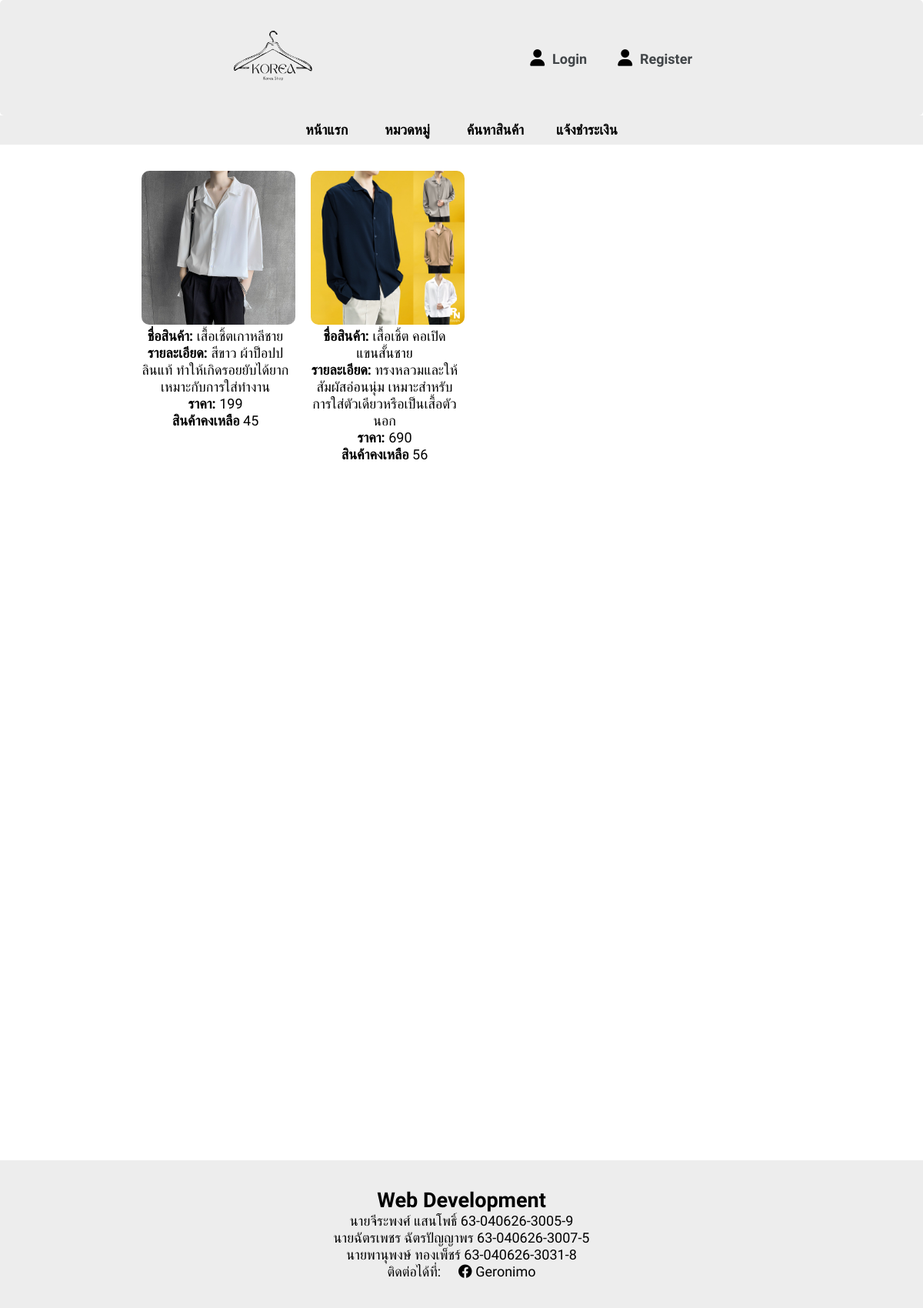
The page /detail.php?Category_ID=1 on the database its author committed.
### tables this page shows
CREATE TABLE `product` (
  `Product_ID` int(5) NOT NULL,
  `Product_name` varchar(100) NOT NULL,
  `Product_Desc` text NOT NULL,
  `Product_price` int(5) NOT NULL,
  `Product_quantity` int(5) NOT NULL,
  `Category_ID` int(5) DEFAULT NULL,
  `Discount_ID` int(11) DEFAULT NULL
);

### detail.php (the view, shortened to what this page needs)
<?php
    include "connect.php";
?>
<!DOCTYPE html>
<html >
<head>
    <link rel="stylesheet" href="https://cdnjs.cloudflare.com/ajax/libs/font-awesome/6.1.2/css/all.min.css" />
    <link href="sty_home.css" rel="stylesheet">
</head>
<?php
    $stmt = $pdo->prepare("SELECT * FROM product WHERE Category_ID = ?");
    $stmt->bindParam(1, $_GET["Category_ID"]);
    $stmt->execute();
?>
<body>
    <header class="top">
    <center>
<?php
        if(empty($_SESSION["username"])){
?>
            <div class="warp">
                <div>
                    <a href="home.php"><img src="img/logo.png" width="150" height="150"></a>
                </div>
                <ul>
                    <li><a id="login" href="login/login.php">Login</a></li>
                    <li><a id="register" href="register/register.php">Register</a></li>
                </ul>
            </div>
<?php   }
?>
    </center>
    </header>
    <nav class="menu">
    <table>
            <tr>
                <td><a href="home.php">หน้าแรก</a></td>
                <td><div class="dropdown">
                <button class="dropbtn">หมวดหมู่</button>
                </div></td>
                <td><a href="search.php">ค้นหาสินค้า</a></td>
                <td><a href="confirm-payment.php">แจ้งชำระเงิน</a></td>
            </tr>
        </table>
    </nav>
    <center>
    <section class="product">
<?php
        while($row = $stmt->fetch()){
?>
            <div class="product-item">
                <a href="detailproduct.php?Product_ID=<?=$row["Product_ID"]?>">
                    <img id="product-img" src='img/product/<?=$row["Product_ID"]?>.jpg' width="200">
                </a><br>
                <b>ชื่อสินค้า:</b> <?=$row["Product_name"]?><br>
                <b>รายละเอียด:</b> <?=$row["Product_Desc"]?><br>
                <b>ราคา:</b> <?=$row["Product_price"]?><br>
                <b>สินค้าคงเหลือ</b> <?=$row["Product_quantity"]?><br>
            </div>
<?php
        }
?>
    </section>
    </center>
    <footer>
        <h1>Web Development</h1>
        <p>นายจีระพงศ์ แสนโพธิ์ 63-040626-3005-9</p>
        <p>นายฉัตรเพชร ฉัตรปัญญาพร 63-040626-3007-5</p>
        <p>นายพานุพงษ์ ทองเพ็ชร์ 63-040626-3031-8</p>
        <p>ติดต่อได้ที่:<a href="https://www.facebook.com/stormageddon02" target="_blank"><i class="fa-brands fa-facebook"></i> Geronimo</a></p>
    </footer>
</body>
</html>

### rows shown on the page
product: shows a picture, Product_name "เสื้อเชิ้ตเกาหลีชาย", Product_Desc "สีขาว ผ้าป็อปปลินแท้ ทำให้เกิดรอยยับได้ยาก เหมาะกับการใส่ทำงาน", Product_price "199", Product_quantity "45"
product: shows a picture, Product_name "เสื้อเชิ้ต คอเปิด แขนสั้นชาย", Product_Desc "ทรงหลวมและให้สัมผัสอ่อนนุ่ม เหมาะสำหรับการใส่ตัวเดียวหรือเป็นเสื้อตัวนอก", Product_price "690", Product_quantity "56"
